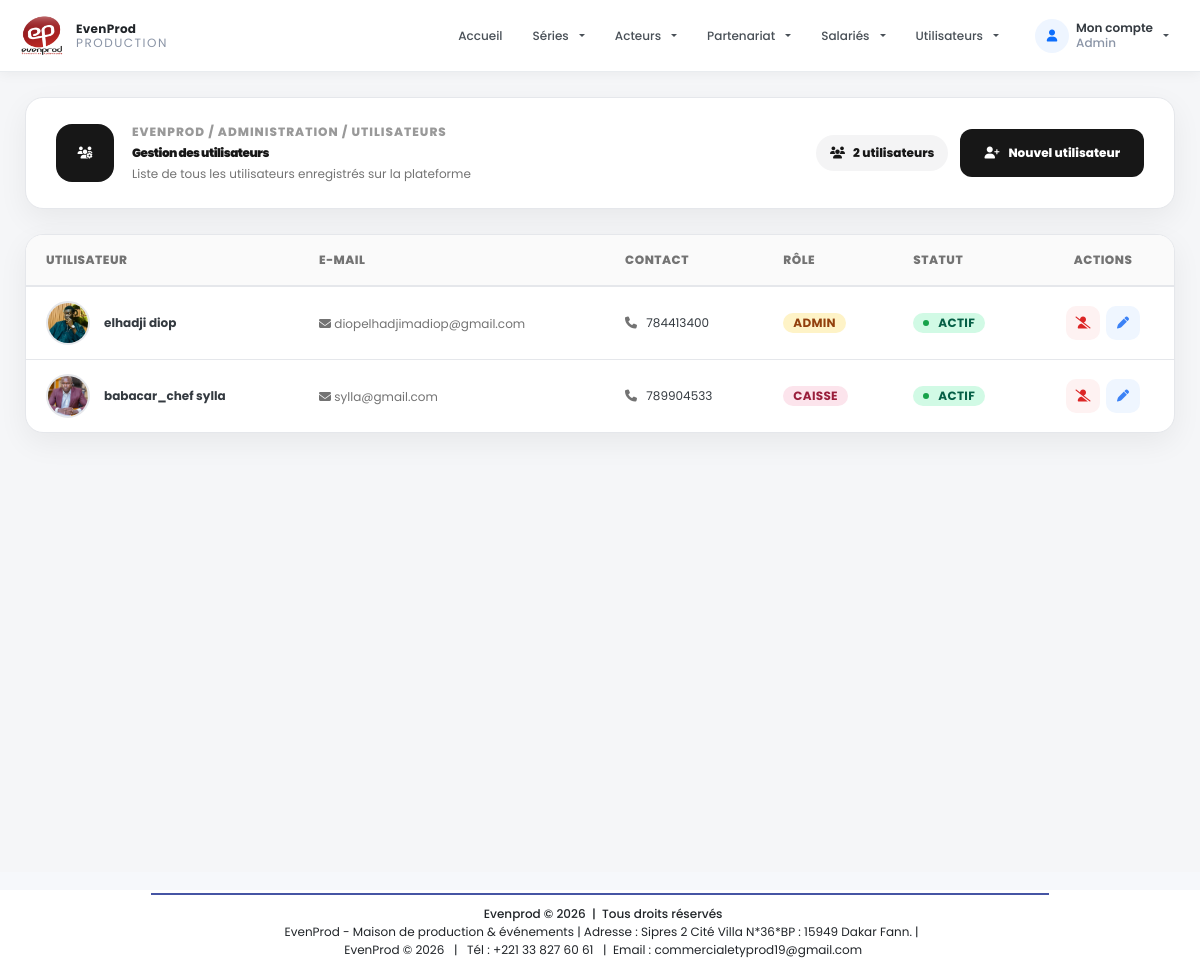
The page /public/admin/users.php (signed in) on the database as committed earlier.
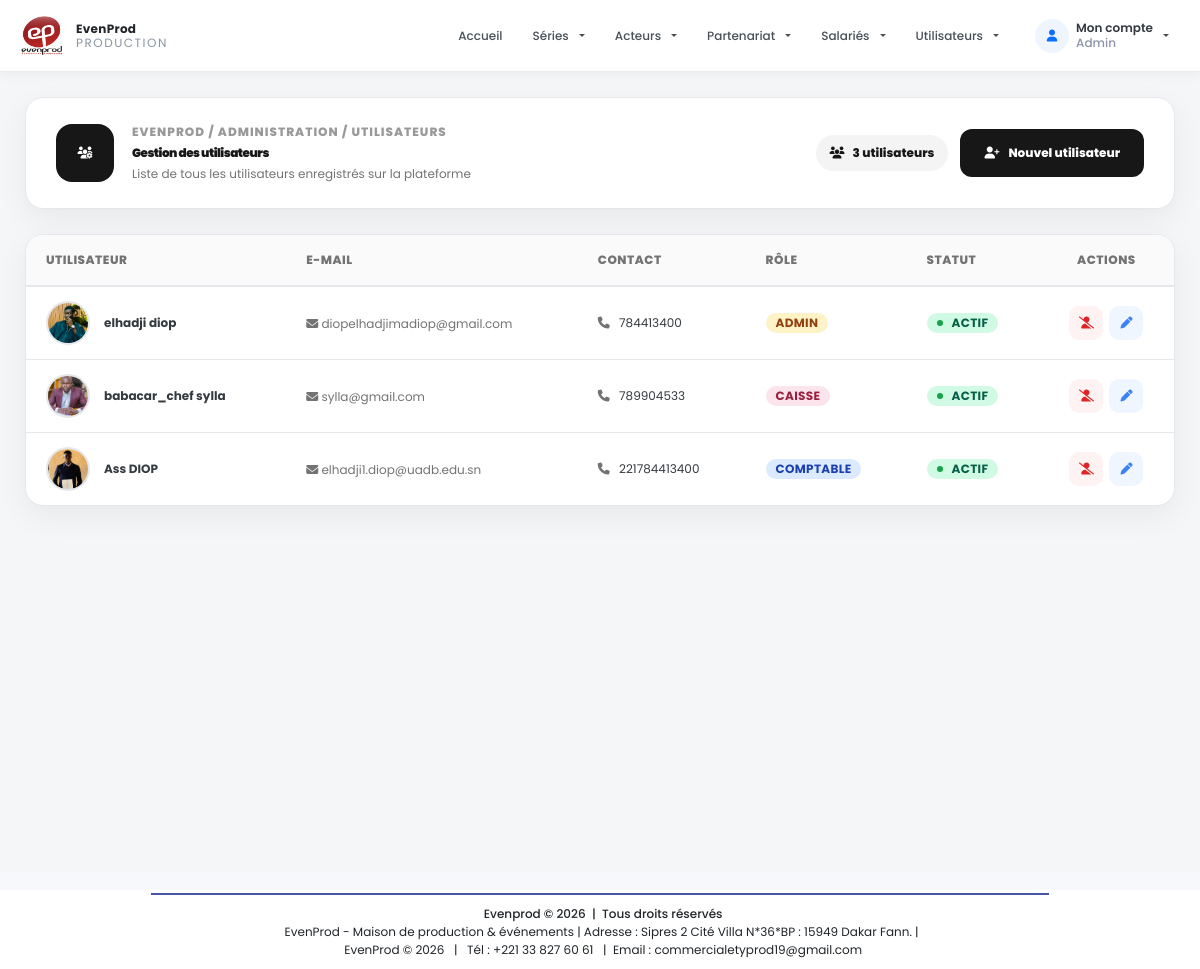
The same page on the database as committed later.
### tables this page shows
CREATE TABLE IF NOT EXISTS `users` (
  `id` int NOT NULL AUTO_INCREMENT,
  `nom` varchar(100) NOT NULL,
  `prenom` varchar(100) DEFAULT NULL,
  `email` varchar(150) NOT NULL,
  `mot_de_passe` varchar(255) NOT NULL,
  `telephone` varchar(50) DEFAULT NULL,
  `profile` varchar(255) DEFAULT NULL,
  `role` varchar(255) DEFAULT NULL,
  `statut` tinyint(1) DEFAULT '1',
  `updated` tinyint(1) DEFAULT '0',
  `created_at` timestamp NULL DEFAULT CURRENT_TIMESTAMP,
  PRIMARY KEY (`id`),
  UNIQUE KEY `email` (`email`)
);

### config/fonction.php (called while the page is built, shortened)
<?php
function getUsers($connexion)
{
    $users = [];
    $sql = 'SELECT id, nom, prenom,telephone, role, profile, email, statut
            FROM users';
    $result = mysqli_query($connexion, $sql);
    if ($result && mysqli_num_rows($result) > 0) {
        while ($row = mysqli_fetch_assoc($result)) {
            $users[] = $row;
        }
    }
    return $users;
}
?>

### public/admin/users.php (the view, shortened to what the changed rows need)
<?php
include '../../config/fonction.php';
$users = getUsers($connexion);
?>
<head>
    <link rel="stylesheet" href="https://cdnjs.cloudflare.com/ajax/libs/font-awesome/5.15.4/css/all.min.css">
</head>
<?php include '../../includes/header.php'; ?>
<section class="users-page">
    <div class="users-container">
        <header class="users-header">
            <div class="users-header-left">
                <div>
                    <h1>Gestion des utilisateurs</h1>
                </div>
            </div>
            <div class="header-actions">
                <span class="header-count">
                    <i class="fas fa-users"></i>
                    <?= count($users) ?> utilisateur<?= count($users) > 1 ? 's' : '' ?>
                </span>
                <a href="add_user" class="btn-add">
                    <i class="fas fa-user-plus"></i>
                    Nouvel utilisateur
                </a>
            </div>
        </header>
        <div class="table-card">
            <div class="table-responsive">
                <?php if (!empty($users)): ?>
                <table class="users-table">
                    <thead>
                        <tr>
                            <th>Utilisateur</th>
                            <th>E-mail</th>
                            <th>Contact</th>
                            <th>Rôle</th>
                            <th>Statut</th>
                            <th style="text-align:center;">Actions</th>
                        </tr>
                    </thead>
                    <tbody>
                        <?php foreach ($users as $user): ?>
                        <tr>
                            <td data-label="Utilisateur">
                                <div class="user-cell">
                                    <div class="user-avatar">
                                        <?php if (!empty($user['profile']) && file_exists('../../uploads/profile/' . $user['profile'])): ?>
                                        <img src="../../uploads/profile/<?= htmlspecialchars($user['profile']) ?>"
                                            alt="<?= htmlspecialchars($user['prenom']) ?>">
                                        <?php else: ?>
                                        <div class="user-avatar-placeholder">
                                            <i class="fas fa-user"></i>
                                        </div>
                                        <?php endif; ?>
                                    </div>
                                    <div>
                                        <div class="user-name">
                                            <?= htmlspecialchars($user['prenom'] . ' ' . $user['nom']) ?>
                                        </div>
                                    </div>
                                </div>
                            </td>
                            <td data-label="Email">
                                <span class="user-email">
                                    <i class="fas fa-envelope"></i>
                                    <?= htmlspecialchars($user['email']) ?>
                                </span>
                            </td>
                            <td data-label="Contact">
                                <i class="fas fa-phone"
                                    style="color:var(--muted); font-size:11px; margin-right:6px;"></i>
                                <?= htmlspecialchars($user['telephone'] ?? 'Non renseigné') ?>
                            </td>
                            <td data-label="Rôle">
                                <span class="badge badge-role <?= htmlspecialchars($user['role'] ?? '') ?>">
                                    <?php
                                    $roleLabels = [
                                        'admin' => 'Admin',
                                        'comptable' => 'Comptable',
                                        'caisse' => 'Caisse',
                                        'tournage' => 'Tournage'
                                    ];
                                    echo htmlspecialchars($roleLabels[$user['role']] ?? $user['role'] ?? 'Non défini');
                                    ?>
                                </span>
                            </td>
                            <td data-label="Statut">
                                <span
                                    class="badge badge-status <?= ($user['statut'] ?? 0) == 1 ? 'active' : 'inactive' ?>">
                                    <?= ($user['statut'] ?? 0) == 1 ? 'Actif' : 'Inactif' ?>
                                </span>
                            </td>
                            <td data-label="Actions">
                                <div class="action-group" style="justify-content:center;">
                                    <?php if (($user['statut'] ?? 0) == 1): ?>
                                    <a href="users?id=<?= $user['id'] ?>&action=disable" class="btn-action disable"
                                        onclick="return confirm('Êtes-vous sûr de vouloir désactiver cet utilisateur ?')"
                                        title="Désactiver">
                                        <i class="fas fa-user-slash"></i>
                                    </a>
                                    <?php endif; ?>
                                    <a href="add_user?id=<?= htmlspecialchars($user['id']) ?>" class="btn-action edit"
                                        title="Modifier">
                                        <i class="fas fa-pen"></i>
                                    </a>
                                </div>
                            </td>
                        </tr>
                        <?php endforeach; ?>
                    </tbody>
                </table>
                <?php endif; ?>
            </div>
        </div>
    </div>
</section>
<?php include '../../includes/footer.php'; ?>

Rows that differ between the two databases and show on the page:
added users: profile (picture), prenom+nom "Ass DIOP", email "elhadji1.diop@uadb.edu.sn", telephone "221784413400", role "COMPTABLE", statut "ACTIF"
Other text that changed with them:
count($users): "2" → "3"
